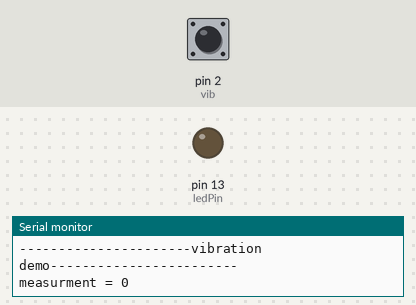
Bench run of a sketch on a simulated Arduino Uno, built with avr-gcc and run on an emulated ATmega328P. Parts: output pins drawn as LEDs (lit = HIGH), the last lines printed to the serial monitor. The inputs (shaded band) are chosen by the test bench; at power-on: pin 2 (vib) LOW.

Above: at 1.2 s.
1.3 s: pin 2 (vib) pulsed HIGH 2 times (0.12 s each, 0.3 s apart)
At 2.5 s:
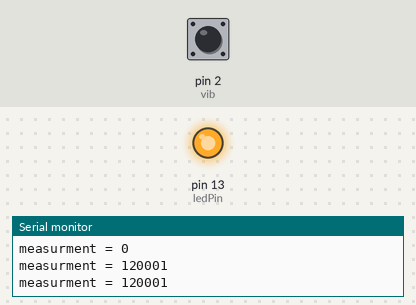
Timing chart, 0 to 4.3 s (numbered marks = the images above; inputs shaded):
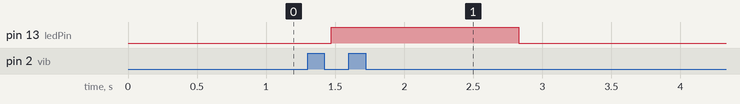

Measured:
- after the input at 1.3 s, pin 13 (ledPin): LOW → HIGH after 0.17 s, → LOW 1.4 s later

The sketch:

sw420.ino
```cpp
//--- 진동센서 SW-420 Test ---//

int ledPin =13;
int vib =2;

void setup(){
  pinMode(ledPin, OUTPUT);
  pinMode(vib, INPUT); //센서핀 입력
  Serial.begin(9600); //시리얼통신 설정 9600
  Serial.println("----------------------vibration demo------------------------");
}
void loop(){
  long measurement =TP_init();
  delay(50);
  Serial.print("measurment = ");
  Serial.println(measurement);
  if (measurement > 20000){
    digitalWrite(ledPin, HIGH);
  }
  else{
    digitalWrite(ledPin, LOW);
  }
}

long TP_init(){
  delay(10);
  long measurement=pulseIn (vib, HIGH);
  return measurement;
}

// 오른쪽 둔해진다, 왼쪽 예민해진다 센서
```
